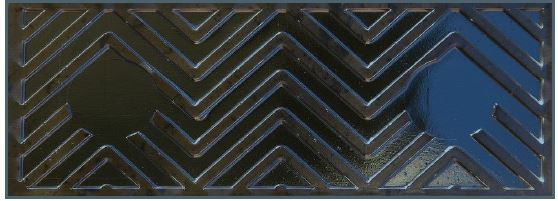
#> input picture kenar.JPG, 558 x 201 px, found by its file name
$ python kenarTespiti.py
#> lines starting #> are read from the running program, lines starting #| are printed output that depends on the picture; after the words box and inside, x2 and y2 are one past the last pixel; in counts of white or black regions, pixels touching at a corner belong together
# -*- coding: utf-8 -*-
"""
Created on Wed Jul  8 23:27:31 2020

@author: samet.arslanturk
"""

import numpy as np
import cv2

foto = cv2.imread('kenar.jpg')  #lena resmini okuduk. RGB uint8
#> foto is the input picture: shape (201, 558, 3); mean B, G, R 62.5, 60.9, 55.2
griFoto = cv2.cvtColor(foto,cv2.COLOR_BGR2GRAY) #foto grey yapıldı. Grey
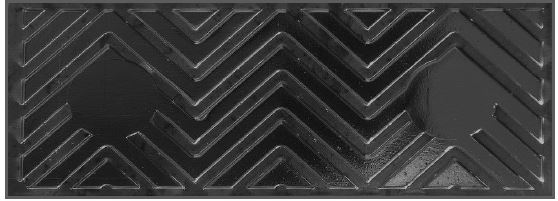
#> griFoto: shape (201, 558); min 0, max 255, mean 59.4
griTon = np.float32(griFoto) #foto 32 bite donusturuldu float32
koseler1 = cv2.goodFeaturesToTrack(griTon, 100, 0.06, 10)
#> koseler1 = 100 rows, first 8: [554, 198], [5, 198], [542, 142], [184, 188], [542, 181], [541, 65], [390, 9], [541, 103]

koseler = np.int0(koseler1) #int64 e donusturuldu
#> koseler has the same summary as koseler1


for kose in koseler:
    x,y = kose.ravel()
    cv2.circle(foto, (x,y), 5,255, -1) #r=3
#> this loop made 100 passes
#> (x, y) on passes 1 to 12: (554, 198), (5, 198), (542, 142), (184, 188), (542, 181), (541, 65), (390, 9), (541, 103), (471, 135), (366, 42), (367, 67), (126, 137)
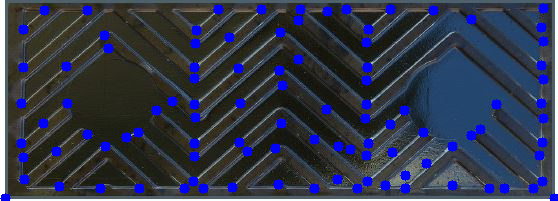
#> foto: shape (201, 558, 3); 7.19% of pixels changed, all inside (x1, y1, x2, y2) = (0, 3, 558, 201)

cv2.imshow('koseler',foto)
cv2.waitKey(0)
